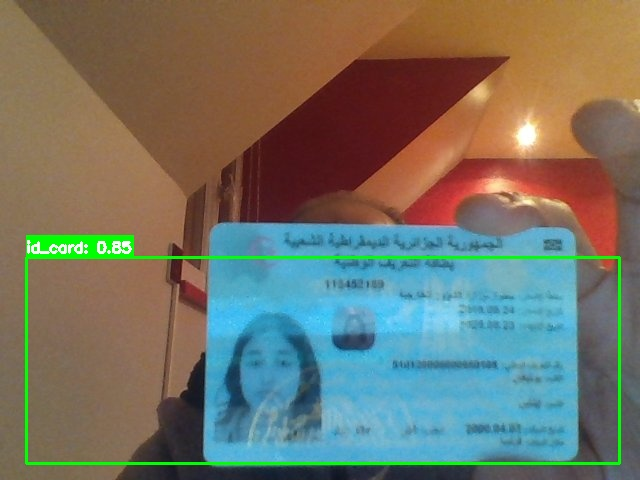
#> input picture logs/debug_1776111789723.jpg, 640 x 480 px
$ python -i ela_analyzer.py   (imports and definitions only)
#> lines starting #> are read from the running program, lines starting #| are printed output that depends on the picture
"""Error Level Analysis (ELA) for tampering detection."""

import cv2
import numpy as np
from typing import Tuple, Dict, Optional
from dataclasses import dataclass
import logging

# [1 line not run here, left out]
logger = logging.getLogger(__name__)


@dataclass
class ELAResult:
    """ELA analysis result."""
    ela_image: np.ndarray
    mean_error: float
    max_error: float
    std_error: float
    error_ratio: float
    suspicious_regions: list
    is_tampered: bool
    confidence: float


class ELAAnalyzer:
    """
    Error Level Analysis for detecting image manipulation.

    ELA works by:
    1. Saving the image at a known quality level
    2. Comparing with the original
    3. Analyzing error patterns

    Manipulated regions typically show different error levels
    compared to authentic regions.

    Reference: http://blackhat.com/presentations/bh-dc-08/Krawetz/Whitepaper/bh-dc-08-krawetz-WP.pdf
    """

    def __init__(
        self,
        quality: int = 95,
        error_threshold: int = 30,
        min_region_size: int = 100,
    ):
        """
        Initialize ELA analyzer.

        Args:
            quality: JPEG quality for recompression (higher = more sensitive)
            error_threshold: Pixel error threshold for suspicious regions
            min_region_size: Minimum size of suspicious regions
        """
        self.quality = quality
        self.error_threshold = error_threshold
        self.min_region_size = min_region_size

    def analyze(self, image: np.ndarray) -> ELAResult:
        """
        Perform ELA on image.

        Args:
            image: Input image

        Returns:
            ELA analysis result
        """
        # Ensure image is in BGR format
        if len(image.shape) == 2:
            image = cv2.cvtColor(image, cv2.COLOR_GRAY2BGR)

        # Recompress image
        encode_params = [int(cv2.IMWRITE_JPEG_QUALITY), self.quality]
        _, encoded = cv2.imencode('.jpg', image, encode_params)
        recompressed = cv2.imdecode(encoded, 1)

        # Calculate absolute difference
        diff = cv2.absdiff(image, recompressed)

        # Enhance differences for visualization
        ela_image = self._enhance_ela(diff)

        # Calculate statistics
        diff_gray = cv2.cvtColor(diff, cv2.COLOR_BGR2GRAY)

        mean_error = float(np.mean(diff_gray))
        max_error = float(np.max(diff_gray))
        std_error = float(np.std(diff_gray))

        # Calculate error ratio
        error_mask = diff_gray > self.error_threshold
        error_pixels = np.sum(error_mask)
        total_pixels = diff_gray.size
        error_ratio = float(error_pixels / total_pixels)

        # Detect suspicious regions
        suspicious_regions = self._detect_suspicious_regions(diff_gray)

        # Determine if tampered
        is_tampered, confidence = self._assess_tampering(
            error_ratio, std_error, len(suspicious_regions)
        )

        return ELAResult(
            ela_image=ela_image,
            mean_error=mean_error,
            max_error=max_error,
            std_error=std_error,
            error_ratio=error_ratio,
            suspicious_regions=suspicious_regions,
            is_tampered=is_tampered,
            confidence=confidence
        )

    def _enhance_ela(self, diff: np.ndarray) -> np.ndarray:
        """Enhance ELA image for better visualization."""
        # Scale differences
        enhanced = diff * 15  # Amplify differences

        # Clip to valid range
        enhanced = np.clip(enhanced, 0, 255).astype(np.uint8)

        # Apply color map for better visualization
        gray = cv2.cvtColor(enhanced, cv2.COLOR_BGR2GRAY)
        colorized = cv2.applyColorMap(gray, cv2.COLORMAP_JET)

        return colorized

    def _detect_suspicious_regions(
        self,
        diff_gray: np.ndarray
    ) -> list:
        """Detect suspicious regions with high error levels."""
        # Threshold error image
        _, thresh = cv2.threshold(
            diff_gray,
            self.error_threshold,
            255,
            cv2.THRESH_BINARY
        )

        # Find contours
        contours, _ = cv2.findContours(
            thresh,
            cv2.RETR_EXTERNAL,
            cv2.CHAIN_APPROX_SIMPLE
        )

        regions = []
        for contour in contours:
            area = cv2.contourArea(contour)
            if area < self.min_region_size:
                continue

            x, y, w, h = cv2.boundingRect(contour)

            # Calculate average error in region
            region = diff_gray[y:y+h, x:x+w]
            avg_error = float(np.mean(region))
            max_error = float(np.max(region))

            regions.append({
                'bbox': (x, y, x+w, y+h),
                'area': int(area),
                'avg_error': avg_error,
                'max_error': max_error
            })

        # Sort by average error (descending)
        regions.sort(key=lambda r: r['avg_error'], reverse=True)

        return regions

    def _assess_tampering(
        self,
        error_ratio: float,
        std_error: float,
        num_suspicious_regions: int
    ) -> Tuple[bool, float]:
        """
        Assess whether image is likely tampered.

        Returns:
            Tuple of (is_tampered, confidence)
        """
        # Scoring factors
        score = 0.0

        # Error ratio factor
        if error_ratio > 0.15:
            score += 0.4
        elif error_ratio > 0.10:
            score += 0.2

        # Standard deviation factor (high std indicates localized errors)
        if std_error > 10:
            score += 0.3
        elif std_error > 5:
            score += 0.15

        # Suspicious regions factor
        if num_suspicious_regions > 5:
            score += 0.3
        elif num_suspicious_regions > 2:
            score += 0.15

        # Determine result
        is_tampered = score > 0.5
        confidence = min(1.0, score)

        return is_tampered, confidence

    # [134 lines left out: functions compare_regions, visualize_result, not called in this run]


# [34 lines not run here, left out]

>>> import cv2
>>> picture = cv2.imread('../../logs/debug_1776111789723.jpg')
#> picture is the input picture: shape (480, 640, 3); mean B, G, R 102.4, 115.7, 114.7
>>> result = ELAAnalyzer().analyze(picture)
#> in analyze, `diff = cv2.absdiff(image, recompressed)`:
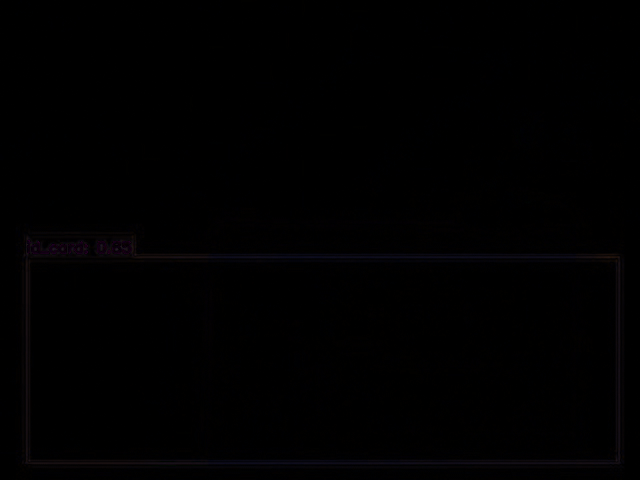
#> diff: shape (480, 640, 3); mean B, G, R 0.8, 0.5, 0.7
#> in _enhance_ela, `enhanced = diff * 15`:
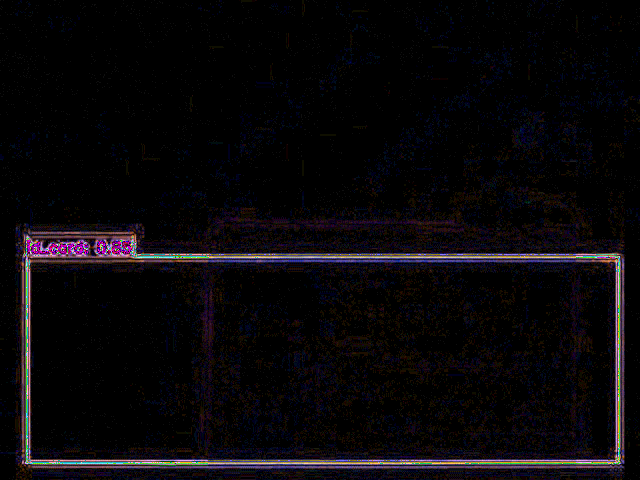
#> enhanced: shape (480, 640, 3); mean B, G, R 9.5, 7.2, 9.3
#> in _enhance_ela, `gray = cv2.cvtColor(enhanced, cv2.COLOR_BGR2GRAY)`:
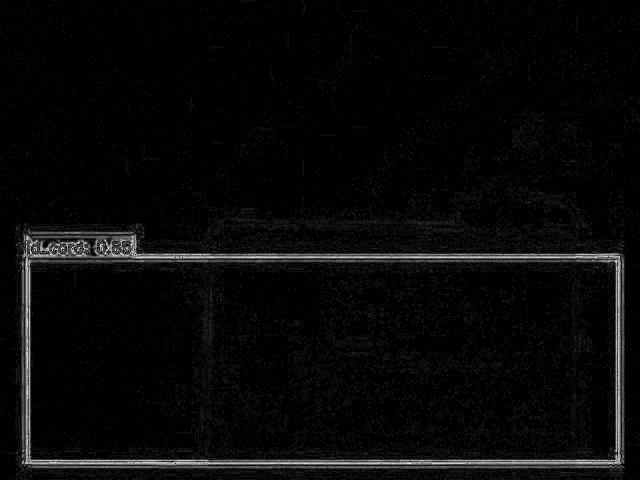
#> gray: shape (480, 640); min 0, max 243, mean 8
#> in _enhance_ela, `colorized = cv2.applyColorMap(gray, cv2.COLORMAP_JET)`:
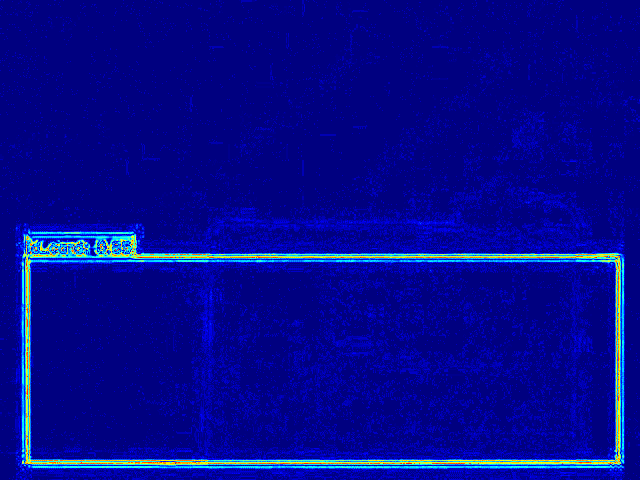
#> colorized: shape (480, 640, 3); mean B, G, R 142, 9.1, 3.7
#> in analyze, `diff_gray = cv2.cvtColor(diff, cv2.COLOR_BGR2GRAY)`:
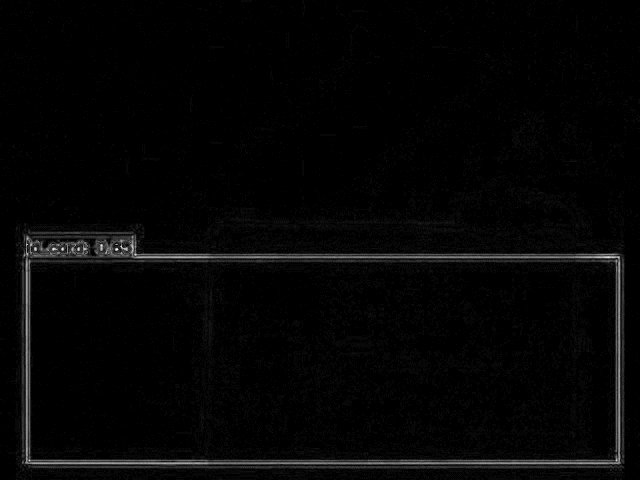
#> diff_gray: shape (480, 640); min 0, max 30, mean 0.6; drawn with min black and max white
#> in analyze, `mean_error = float(np.mean(diff_gray))`: mean_error = 0.584
#> in analyze, `max_error = float(np.max(diff_gray))`: max_error = 30
#> in analyze, `std_error = float(np.std(diff_gray))`: std_error = 2.01
#> in analyze, `error_mask = diff_gray > self.error_threshold`: error_mask: shape (480, 640) bool; every value is 0
#> in analyze, `error_pixels = np.sum(error_mask)`: error_pixels = 0
#> in _detect_suspicious_regions, `contours, _ = cv2.findContours( thresh, cv2.RETR_EXTERNAL, cv2.CHAIN_A..`: contours = []
#> in analyze, `is_tampered, confidence = self._assess_tampering( error_ratio, std_err..`: is_tampered = False; confidence = 0

$ run again, on logs/debug_1776119220219.jpg
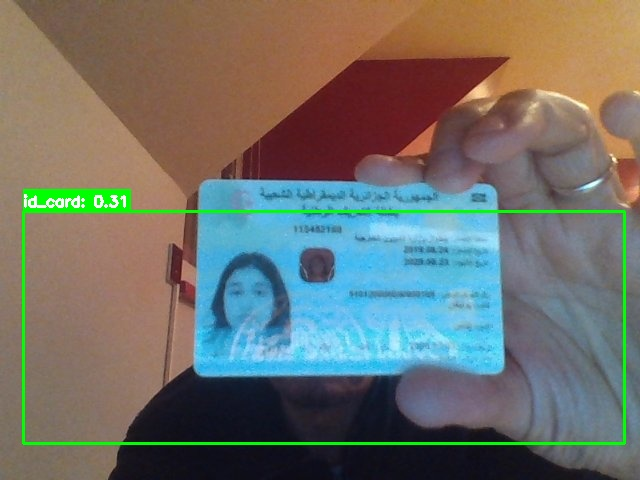
#> input picture logs/debug_1776119220219.jpg, 640 x 480 px
#> picture is the input picture: shape (480, 640, 3); mean B, G, R 106, 113.2, 111.5
#> in _enhance_ela, `colorized = cv2.applyColorMap(gray, cv2.COLORMAP_JET)`:
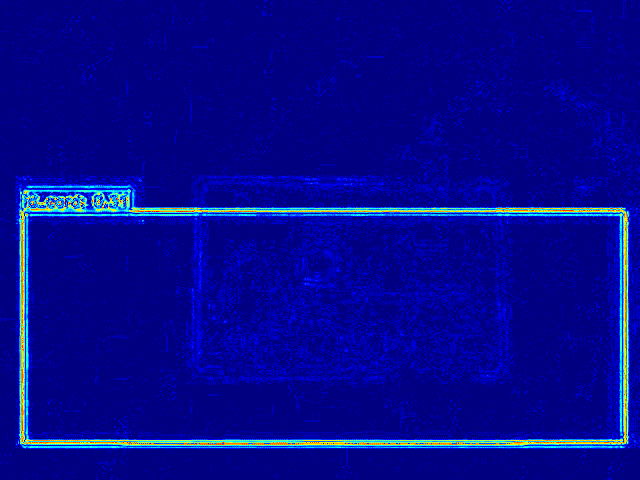
#> colorized: shape (480, 640, 3); mean B, G, R 141.4, 9.3, 4
#> in analyze, `diff_gray = cv2.cvtColor(diff, cv2.COLOR_BGR2GRAY)`:
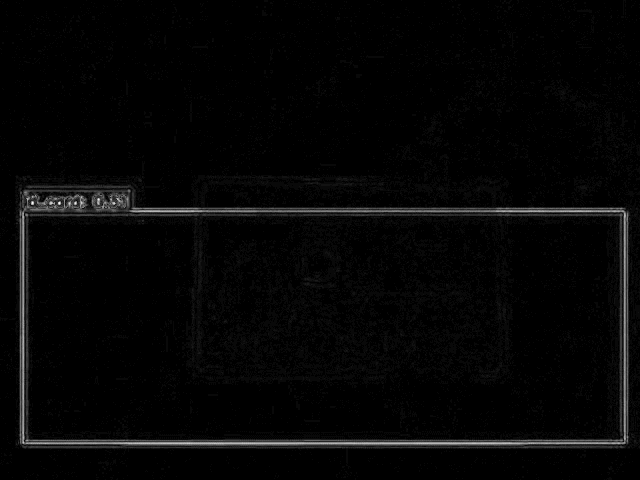
#> diff_gray: shape (480, 640); min 0, max 28, mean 0.6; drawn with min black and max white
#> mean_error = 0.597
#> max_error = 28
#> std_error = 2.09
#> error_mask: shape (480, 640) bool; every value is 0
#> error_pixels = 0
#> contours = []
#> is_tampered = False; confidence = 0

$ run again, on logs/debug_1776119254174.jpg
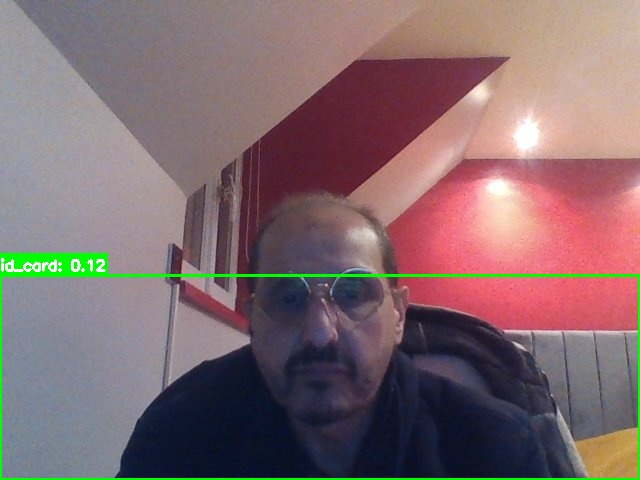
#> input picture logs/debug_1776119254174.jpg, 640 x 480 px
#> picture is the input picture: shape (480, 640, 3); mean B, G, R 109.6, 106.5, 129.1
#> in _enhance_ela, `colorized = cv2.applyColorMap(gray, cv2.COLORMAP_JET)`:
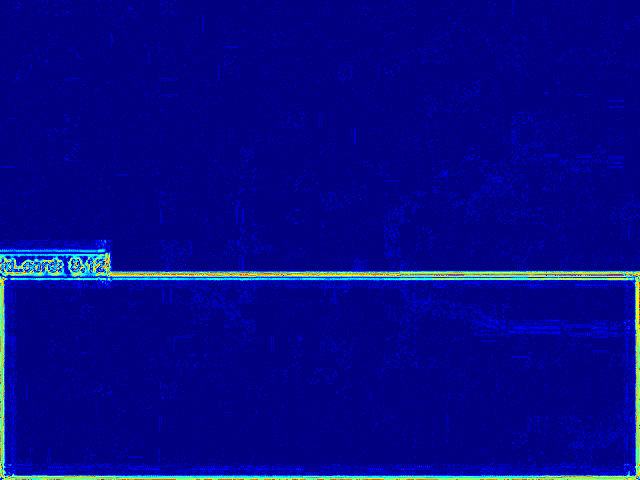
#> colorized: shape (480, 640, 3); mean B, G, R 136.1, 7.8, 3.7
#> in analyze, `diff_gray = cv2.cvtColor(diff, cv2.COLOR_BGR2GRAY)`:
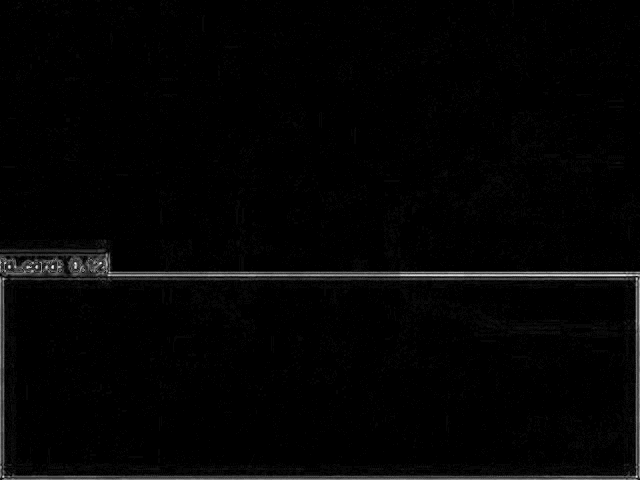
#> diff_gray: shape (480, 640); min 0, max 29, mean 0.5; drawn with min black and max white
#> mean_error = 0.475
#> max_error = 29
#> std_error = 2.04
#> error_mask: shape (480, 640) bool; every value is 0
#> error_pixels = 0
#> contours = []
#> is_tampered = False; confidence = 0
